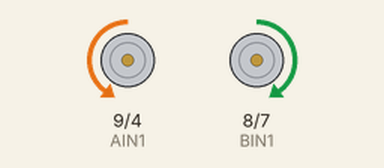
Simulated run of this sketch. Board: Arduino Uno, built with avr-gcc and run on an emulated ATmega328P. Parts: motor-driver pin pairs drawn as motors (green arrow = first pin HIGH = forward, orange = second pin HIGH = backward, longer = more drive, scaled by the enable pin).

Above: at 3.0 s.
At 5.1 s:
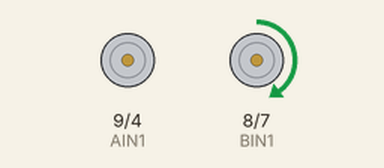
At 7.7 s:
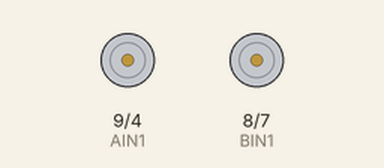
Timing chart, 0 to 9.4 s (numbered marks = the images above):
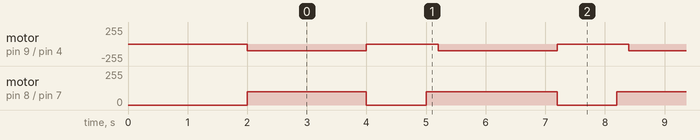

Measured:
- by itself, motor on pin 9 (AIN1) / pin 4 (AIN2): alternates backward 100/255 for 2.0 s and stopped for 1.2 s
- by itself, motor on pin 8 (BIN1) / pin 7 (BIN2): alternates forward 100/255 for 2.2 s and stopped for 1.0 s

The sketch:

microbot_v10_motortest.ino
```cpp
/*
Julkifli Awang Besar
TB6612FNG test for Microbot 10.0
Motordriver test
 */

//Motor A
int PWMA = 5; //Speed control
int AIN1 = 9; //Direction
int AIN2 = 4; //Direction

//Motor B
int PWMB = 6; //Speed control
int BIN1 = 8; //Direction
int BIN2 = 7; //Direction


void setup(){
//pinMode(STBY, OUTPUT);

pinMode(PWMA, OUTPUT);
pinMode(AIN1, OUTPUT);
pinMode(AIN2, OUTPUT);

pinMode(PWMB, OUTPUT);
pinMode(BIN1, OUTPUT);
pinMode(BIN2, OUTPUT);

delay(2000);

}

void loop(){

  forward();
  delay (2000);
  brake();
  delay(1000);
  turn_right();
  delay(200);


}

    void forward(){
    digitalWrite(BIN1, HIGH);
    digitalWrite(BIN2, LOW);
    analogWrite(PWMB, 100);
    digitalWrite(AIN1, LOW);
    digitalWrite(AIN2, HIGH);
    analogWrite(PWMA, 100);
    }

    void backward(){
    digitalWrite(BIN1, LOW);
    digitalWrite(BIN2, HIGH);
    analogWrite(PWMB, 100);
    digitalWrite(AIN1, HIGH);
    digitalWrite(AIN2, LOW);
    analogWrite(PWMA, 100);
    }

    void turn_right(){
    digitalWrite(BIN1, HIGH);
    digitalWrite(BIN2, LOW);
    analogWrite(PWMB, 100);
    analogWrite(PWMA, 0);
    }

    void turn_left(){
    analogWrite(PWMB, 0);
    digitalWrite(AIN1, LOW);
    digitalWrite(AIN2, HIGH);
    analogWrite(PWMA, 100);
    }

    void brake(){
    analogWrite(PWMA, 0);
    analogWrite(PWMB, 0);
    }
```
